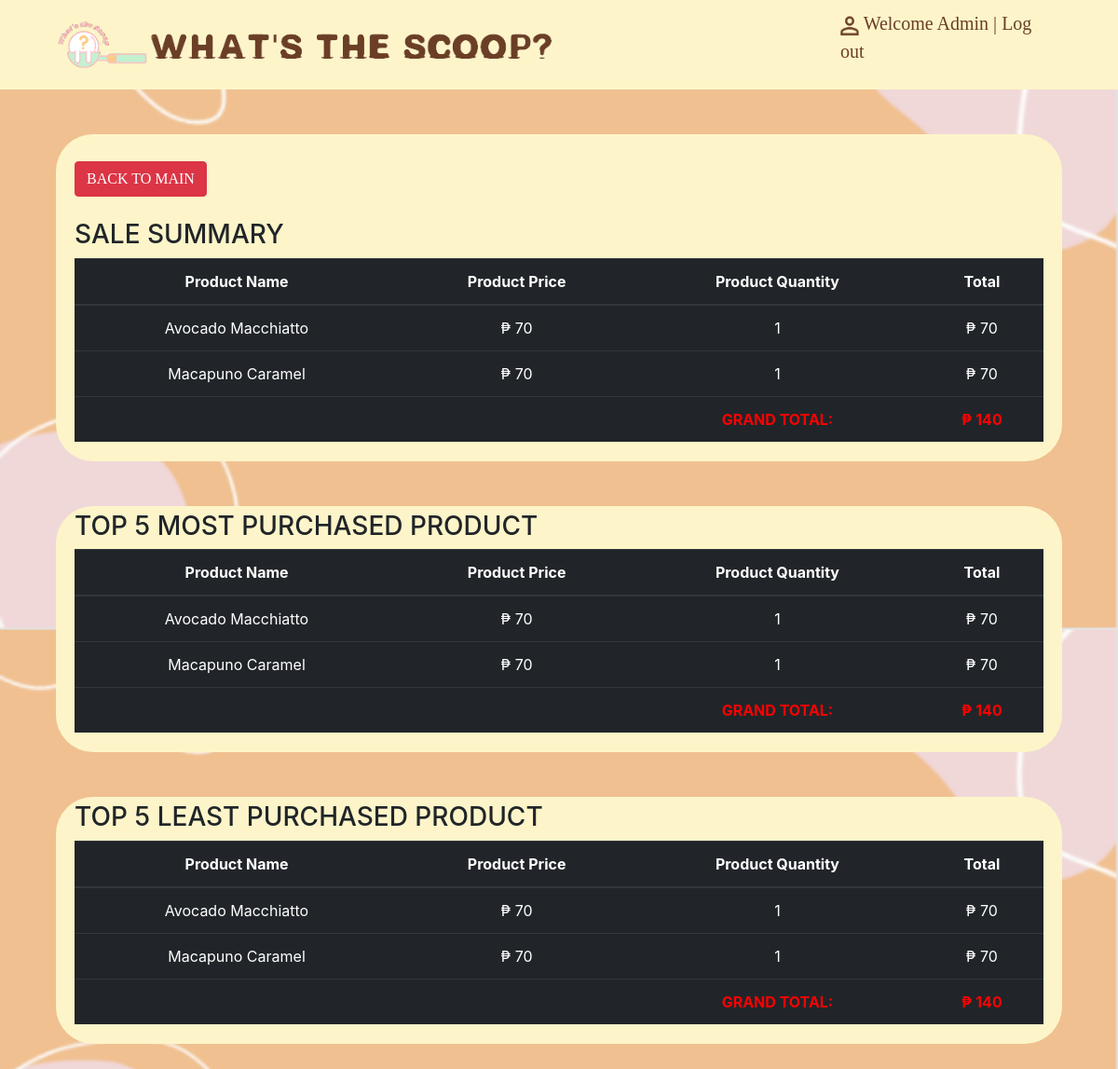
The page /rootfolder/insidefolders/admin_summary/summaryreports.php on the database its author committed.
### tables this page shows
CREATE TABLE `cart` (
  `id` int(255) NOT NULL,
  `name` varchar(255) NOT NULL,
  `price` varchar(255) NOT NULL,
  `image` varchar(255) NOT NULL,
  `quantity` varchar(255) NOT NULL,
  `total` int(11) NOT NULL
);

### rootfolder/insidefolders/admin_summary/summaryreports.php (the view, shortened to what this page needs)
<?php
    include('connection.php');
?>
<!DOCTYPE html>
<html lang="en">
<head>
    <link rel="stylesheet" href="https://cdn.jsdelivr.net/npm/bootstrap@4.0.0/dist/css/bootstrap.min.css">
       <link rel="stylesheet" href="justanothercss.css">
</head>
<body style="margin: 0px;">
    <header>
    <a href="https://localhost/wst_page/"><img src="images/logo.png" class="logo" style="width: 100px;"></a>
        <img class="logo" src="images/logoname.png" alt="logo" style="margin-right: 250px;">
        <nav>
            <ul class ="nav_links">
             <li><img src="images/userlogoo.png" class="logo" style="width: 20px;"> Welcome Admin | <a href ="http://localhost/wst_page/rootfolder/index.php">Log out</a></li>
            </ul>
        </nav>
    </header>
    <div class = "bgcol container my-5">
    <div class="container">
        <a href="http://localhost/wst_page/rootfolder/main-admin.php" class="text-light"><button class="btn btn-danger my-4">
        BACK TO MAIN</button></a>
        <h3>SALE SUMMARY</h3>
        <table class="table table-dark">
            <thead>
            <tr align="center">
                <th scope="col">Product Name</th>
                <th scope="col">Product Price</th>
                <th scope="col">Product Quantity</th>
                <th scope="col">Total</th>
                </tr>
            </thead>
            <tbody>
                <?php
                     $sql = "SELECT * FROM `cart`";
                     $result = mysqli_query($conn, $sql);
                     $grandtotal = 0;
                        if($result) {
                            while($row = mysqli_fetch_assoc($result)){
                                $productNAME = $row['name'];
                                $productPRICE = $row['price'];
                                $productDESC = $row['quantity'];
                                $total = $row['price'] * $row['quantity'];
                                $grandtotal += $total;
                                echo '<tr align="center">
                                <td>'.$productNAME.'</td>
                                <td>'."₱ ".$productPRICE.'</td>
                                <td>'." ".$productDESC.'</td>
                                <td>'."₱ ".$total.'</td>
                                </tr>'
                                ;
                            }
                        }
                        echo '
                        <tr align = center>
                            <td>  </td>
                            <td>  </td>
                            <th style = "color: red; "> GRAND TOTAL: </th>
                            <th style = "color: red; ">'."₱ ".$grandtotal.' </th>
                        </tr>
                      ';
                ?>
            </tbody>
        </table>
    </div>
    </div>
    <div class = "bgcol container my-5">
    <div class="container">
        <h3>TOP 5 MOST PURCHASED PRODUCT</h3>
        <table class="table table-dark">
            <thead>
                <tr align="center">
                <th scope="col">Product Name</th>
                <th scope="col">Product Price</th>
                <th scope="col">Product Quantity</th>
                <th scope="col">Total</th>
                </tr>
            </thead>
            <tbody>
                <?php
                     $sql = "SELECT * FROM `cart` ORDER BY quantity DESC LIMIT 5";
                     $result = mysqli_query($conn, $sql);
                     $grandtotal = 0;
                        if($result) {
                            while($row = mysqli_fetch_assoc($result)){
                                $productNAME = $row['name'];
                                $productPRICE = $row['price'];
                                $productDESC = $row['quantity'];
                                $total = $row['price'] * $row['quantity'];
                                $grandtotal += $total;
                                echo '<tr align="center">
                                <td>'.$productNAME.'</td>
                                <td>'."₱ ".$productPRICE.'</td>
                                <td>'." ".$productDESC.'</td>
                                <td>'."₱ ".$total.'</td>
                                </tr>'
                                ;
                            }
                        }
                        echo '
                        <tr align = center>
                            <td>  </td>
                            <td>  </td>
                            <th style = "color: red; "> GRAND TOTAL: </th>
                            <th style = "color: red; ">'."₱ ".$grandtotal.' </th>
                        </tr>
                      ';
                ?>
            </tbody>
        </table>
    </div>
    </div>
    <div class = "bgcol container my-5">
    <div class="container">
        <h3>TOP 5 LEAST PURCHASED PRODUCT</h3>
        <table class="table table-dark">
            <thead>
                <tr align="center">
                <th scope="col">Product Name</th>
                <th scope="col">Product Price</th>
                <th scope="col">Product Quantity</th>
                <th scope="col">Total</th>
                </tr>
            </thead>
            <tbody>
                <?php
                    $sql = "SELECT * FROM `cart` ORDER BY quantity ASC LIMIT 5";
                    $result = mysqli_query($conn, $sql);
                    $grandtotal = 0;
                       if($result) {
                           while($row = mysqli_fetch_assoc($result)){
                               $productNAME = $row['name'];
                               $productPRICE = $row['price'];
                               $productDESC = $row['quantity'];
                               $total = $row['price'] * $row['quantity'];
                               $grandtotal += $total;
                               echo '<tr align="center">
                               <td>'.$productNAME.'</td>
                               <td>'."₱ ".$productPRICE.'</td>
                               <td>'." ".$productDESC.'</td>
                               <td>'."₱ ".$total.'</td>
                               </tr>'
                               ;
                           }
                       }
                       echo '
                       <tr align = center>
                           <td>  </td>
                           <td>  </td>
                           <th style = "color: red; "> GRAND TOTAL: </th>
                           <th style = "color: red; ">'."₱ ".$grandtotal.' </th>
                       </tr>
                     ';
                ?>
            </tbody>
        </table>
    </div>
    </div>
</body>
</html>

### rootfolder/insidefolders/admin_summary/justanothercss.css (style rules this page uses)
body { background-image: url(images/bgimg.PNG); background-size: 100%; }
li, a { font-family: "Century Gothic"; font-weight: 500; font-size: 20px; color: #6b3e26; text-decoration: none; cursor: pointer; }
header { display: flex; justify-content: space-between; align-items: center; padding: 10px 5%; background-color: #fdf5c9; }
.logo { cursor: pointer; width: 40%; }
.nav_links { list-style: none; }
.nav_links li { display: inline-block; padding: 0px 20px; transition: all 0.3s ease 0s; }
.bgcol { background-color: #fdf5c9; padding: 5px; border-radius: 40px; width: 90%; }

### rows shown on the page
cart: name "Avocado Macchiatto", price "70", quantity "1"
cart: name "Macapuno Caramel", price "70", quantity "1"

### other values the page prints
$grandtotal "140"
